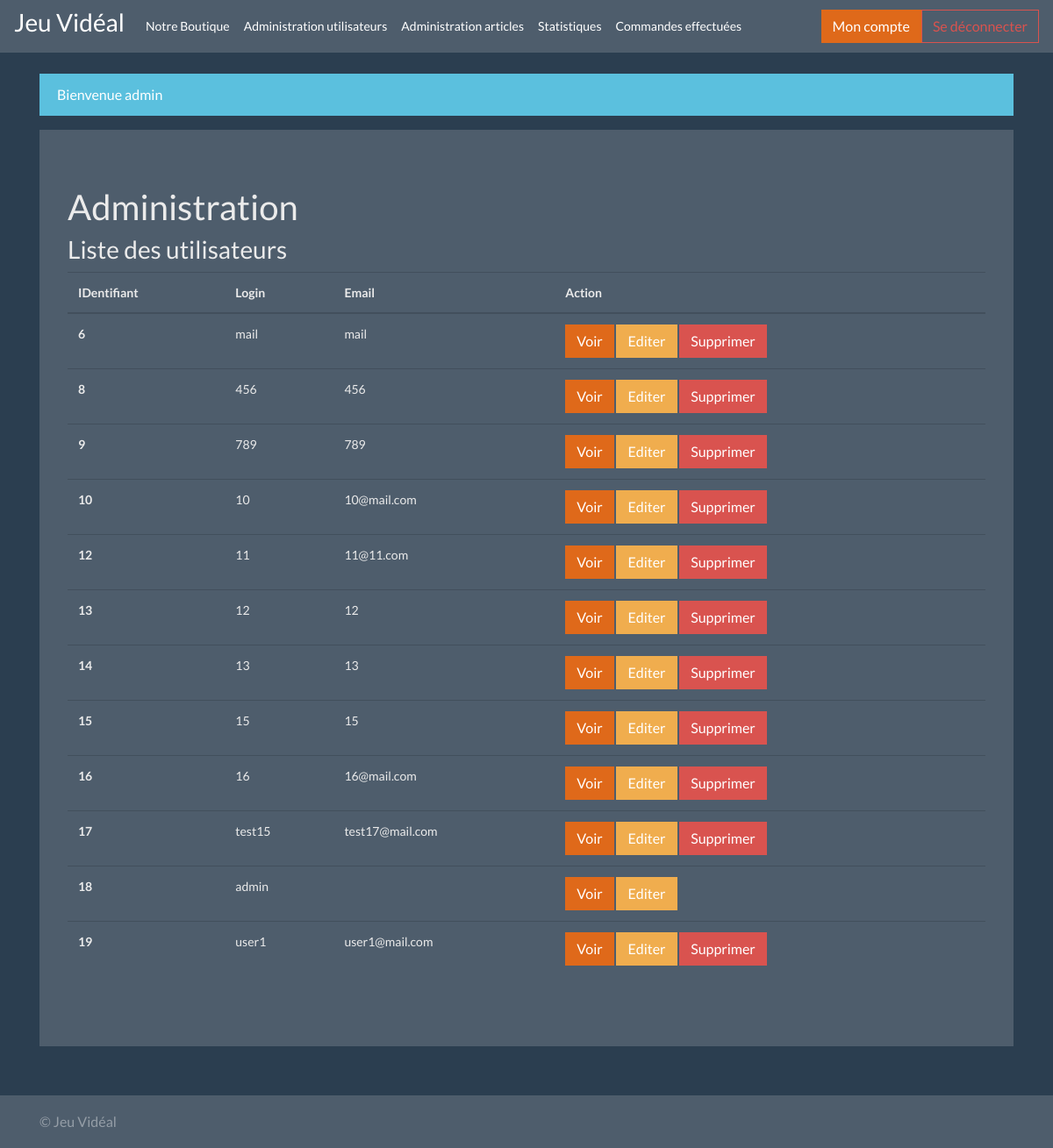
/admin_user (signed in), run on an earlier commit of the app's database.
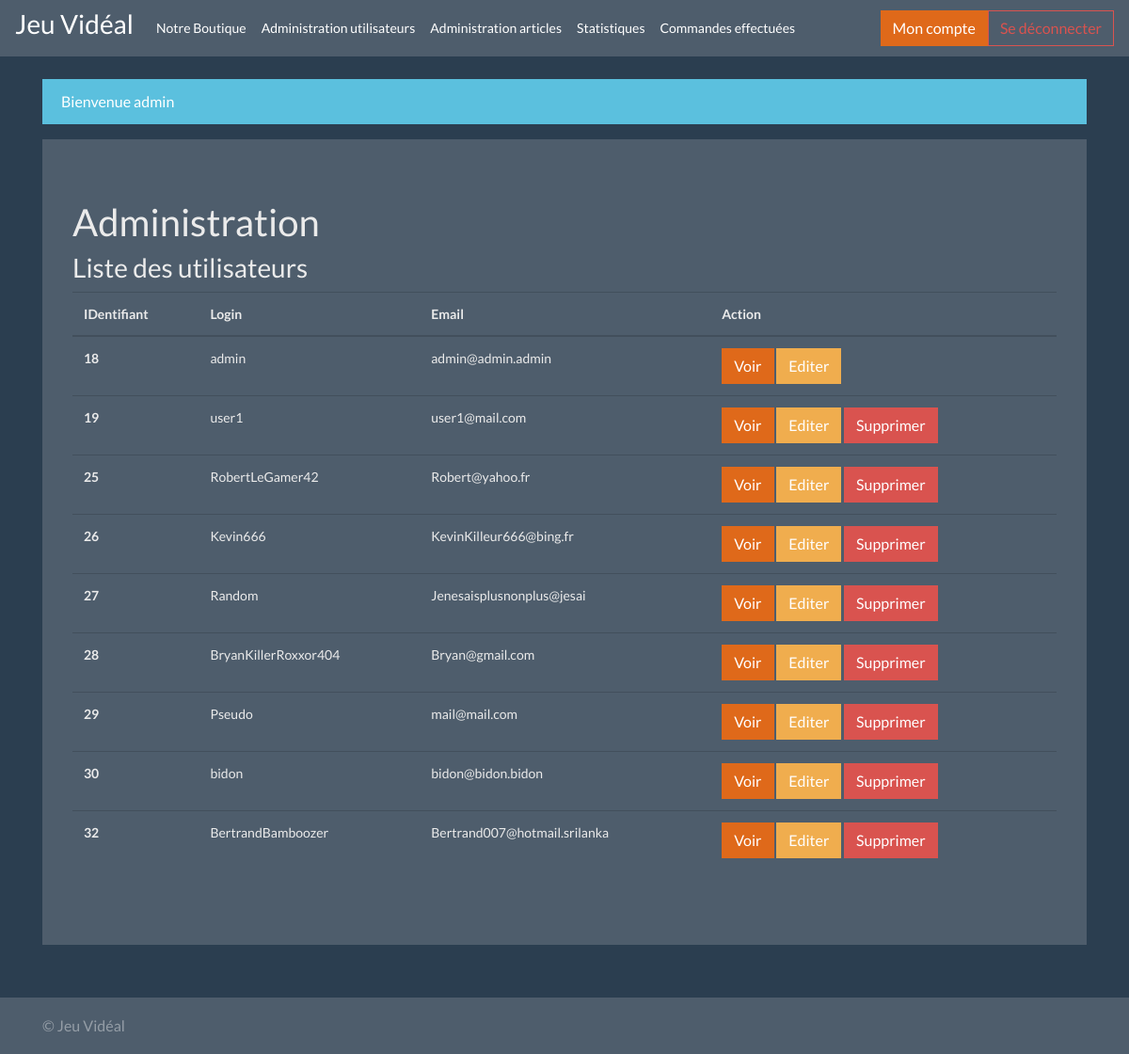
And on a later commit of the database.
### tables this page shows
CREATE TABLE `utilisateur` (
  `ID` int(11) NOT NULL AUTO_INCREMENT,
  `login` varchar(25) NOT NULL,
  `nom` varchar(50) DEFAULT NULL,
  `prenom` varchar(50) DEFAULT NULL,
  `mail` varchar(50) DEFAULT NULL,
  `roleID` int(11) DEFAULT NULL,
  `password` varchar(255) DEFAULT NULL,
  `actif` tinyint(1) DEFAULT '1',
  PRIMARY KEY (`ID`),
  KEY `roleID` (`roleID`),
  CONSTRAINT `utilisateur_ibfk_1` FOREIGN KEY (`roleID`) REFERENCES `role` (`id`)
);

### controllers/admin_user.php (called while the page is built)
<?php
require 'models/users.php';
if(empty($_SESSION['id']) || checkUserRole($_SESSION['id']) != 1){
        header("Location: ".ROOT_PATH);
        exit();
}
$users = getAllFromUser();
include 'views/admin_user.php';
?>

### models/db.php (called while the page is built)
<?php
function getDB() {
    try
    {
        $bdd = new PDO('mysql:host=localhost;dbname=jeux_video_store;charset=utf8', ''.BDD_LOGIN.'', ''.BDD_MDP.'', array(PDO::ATTR_ERRMODE => PDO::ERRMODE_EXCEPTION));
        return $bdd;
    }
    catch (Exception $e)
    {
        die('Erreur : ' . $e->getMessage());
    }
}

### models/users.php (called while the page is built, shortened)
<?php
require_once 'models/db.php';
function getUserById($ID) {
    $reponse = getDB()->prepare('SELECT * FROM UTILISATEUR WHERE ID = :ID');
    $reponse->execute([':ID' => $ID]);
    $user = $reponse->fetch();
    return $user;
}
function getAllFromUser(){
    $reponse = getDB()->query('SELECT * FROM UTILISATEUR WHERE actif = 1');
    $users = $reponse->fetchAll();
    return $users;
}
function checkUserRole($ID){
    $user = getUserById($ID);
    return $user['roleID'];
}
?>

### views/admin_user.php (the view, shortened to what this page needs)
<h3>Liste des utilisateurs</h3>
<table class="table">
  <thead>
    <tr>
      <th scope="col">IDentifiant</th>
      <th scope="col">Login</th>
      <th scope="col">Email</th>
      <th scope="col">Action</th>
    </tr>
  </thead>
  <tbody>
<?php foreach($users as $user):?>
    <tr>
      <th scope="row"><?= $user['ID'] ?></th>
      <td><?= $user['login'] ?></td>
      <td><?= $user['mail'] ?></td>
      <td>
          <a href="<?=ROOT_PATH?>user/<?= $user['login']?>" class="btn btn-primary">Voir</a>
          <a href="<?=ROOT_PATH?>admin_user/<?= $user['login']?>/edit" class="btn btn-warning">Editer</a>
          <?php if($_SESSION['id'] != $user['ID']):?>
            <button type="button" class="btn btn-danger" data-toggle="modal" data-target="#modal<?= $user['ID']?>">
              Supprimer
            </button>
          <?php endif?>
      </td>
    </tr>
<?php endforeach ?>
  </tbody>
</table>
<?php
$title = "Administration";
$content = ob_get_clean();
include('includes/template.php');
?>

### index.php (shortened to what this page needs)
<?php
$file = 'controllers/'.REQ_TYPE.(REQ_ACTION ? '_'.REQ_ACTION : '').'.php';
if(file_exists($file)){
    require $file;
    exit();
}
else {
    require 'controllers/404.php';
    exit();
}
?>

### views/includes/template.php (shortened to what this page needs)
<?php
require_once 'models/users.php';
?>
<!DOCTYPE html>
<html>
<head>
    <link rel="stylesheet" href="<?= ROOT_PATH ?>public/css/bootstrap.min.css">
    <link rel="stylesheet" href="<?= ROOT_PATH ?>public/css/sticky-footer-navbar.css">
    <link rel="stylesheet" href="<?= ROOT_PATH ?>public/css/panier_visu.css">
    <link rel="stylesheet" href="<?= ROOT_PATH ?>public/css/all.min.css">
</head>
<body>
    <nav class="navbar navbar-expand-lg navbar-dark fixed-top bg-dark">
        <a class="navbar-brand" href="<?= ROOT_PATH ?>">
            <h3>Jeu Vidéal</h3>
        </a>
        <div class="collapse navbar-collapse" id="navbarCollapse">
            <ul class="navbar-nav mr-auto">
                <li class="nav-item active"><a class="nav-link" href="<?= ROOT_PATH ?>article">Notre Boutique</a></li>
                <?php if (!empty($_SESSION['id']) && checkUserRole($_SESSION['id']) == 1) : ?>
                    <li class="nav-item active"><a class="nav-link" href="<?= ROOT_PATH ?>admin_user">Administration utilisateurs</a></li>
                <?php endif ?>
                <?php if (!empty($_SESSION['id']) && checkUserRole($_SESSION['id']) <= 2) : ?>
                    <li class="nav-item active"><a class="nav-link" href="<?= ROOT_PATH ?>admin_article">Administration articles</a></li>
                <?php endif ?>
                <?php if (!empty($_SESSION['id']) && checkUserRole($_SESSION['id']) <= 2) : ?>
                    <li class="nav-item active"><a class="nav-link" href="<?= ROOT_PATH ?>admin_stats">Statistiques</a></li>
                <?php endif ?>
                <?php if (!empty($_SESSION['id']) && checkUserRole($_SESSION['id']) <= 2) : ?>
                    <li class="nav-item active"><a class="nav-link" href="<?= ROOT_PATH ?>admin_commande">Commandes effectuées</a></li>
                <?php endif ?>
            </ul>
                </div>
                <?php if (empty($_SESSION['id'])) : ?>
                    <a href="<?= ROOT_PATH ?>login" type="button" class="btn btn-primary">Se connecter</a>
                    <a href="<?= ROOT_PATH ?>signup" type="button" class="btn btn-outline-primary">Créer un compte</a>
                <?php else : ?>
                    <a href="<?= ROOT_PATH ?>user" class="btn btn-primary">Mon compte</a>
                    <a href="<?= ROOT_PATH ?>logout" class="btn btn-outline-danger">Se déconnecter</a>
                <?php endif ?>
    </nav>
    <br>
    <main role="main" class="container">
        <?php
        if (!empty($_SESSION['message'])) {
            include 'message.php';
        }
        ?>
        <div class="jumbotron">
            <h1><?php echo $title; ?></h1>
            <?php echo $content; ?>
        </div>
    </main>
    <br>
    <footer class="footer bg-dark text-white-50">
        <div class="container">
            <span class="text-muted">&copy; Jeu Vidéal</span>
        </div>
    </footer>
</body>
</html>

### views/includes/message.php
<div class="alert alert-info" role="alert">
    <?= $_SESSION['message']?>
</div>

### public/css/sticky-footer-navbar.css (style rules this page uses)
html { position: relative; min-height: 100%; }
body { margin-bottom: 60px; }
.footer { position: absolute; bottom: 0; width: 100%; height: 60px; line-height: 60px; background-color: #f5f5f5; }
body > .container { padding: 60px 15px 0; }
.footer > .container { padding-right: 15px; padding-left: 15px; }

What changed in the data, as far as the page shows it:
removed utilisateur: ID "6", login "mail", mail "mail"
removed utilisateur: ID "8", login "456", mail "456"
removed utilisateur: ID "9", login "789", mail "789"
removed utilisateur: ID "10", login "10", mail "10@mail.com"
removed utilisateur: ID "12", login "11", mail "11@11.com"
removed utilisateur: ID "13", login "12", mail "12"
removed utilisateur: ID "14", login "13", mail "13"
removed utilisateur: ID "15", login "15", mail "15"
removed utilisateur: ID "16", login "16", mail "16@mail.com"
removed utilisateur: ID "17", login "test15", mail "test17@mail.com"
changed utilisateur "admin": mail (not shown) → "admin@admin.admin"
added utilisateur: ID "25", login "RobertLeGamer42", mail "Robert@yahoo.fr"
added utilisateur: ID "26", login "Kevin666", mail "KevinKilleur666@bing.fr"
added utilisateur: ID "27", login "Random", mail "Jenesaisplusnonplus@jesai"
added utilisateur: ID "28", login "BryanKillerRoxxor404", mail "Bryan@gmail.com"
added utilisateur: ID "29", login "Pseudo", mail "mail@mail.com"
added utilisateur: ID "30", login "bidon", mail "bidon@bidon.bidon"
added utilisateur: ID "32", login "BertrandBamboozer", mail "Bertrand007@hotmail.srilanka"
